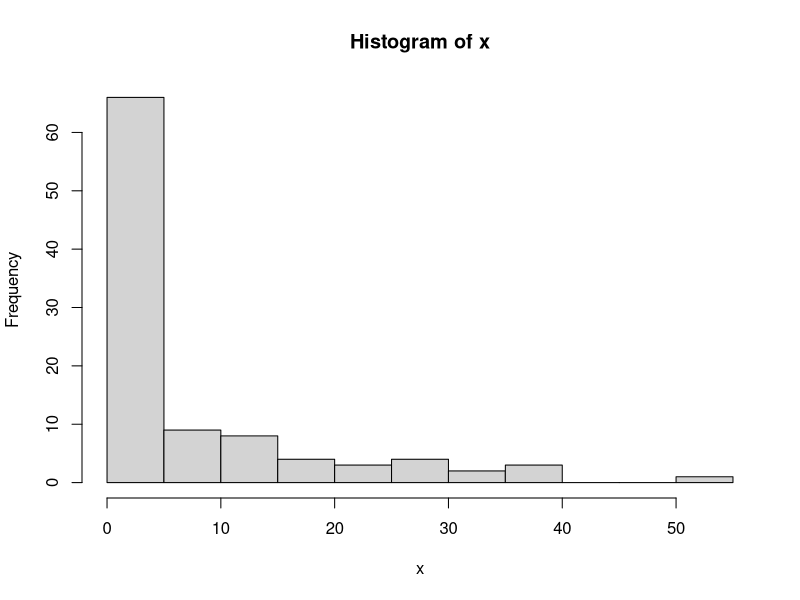
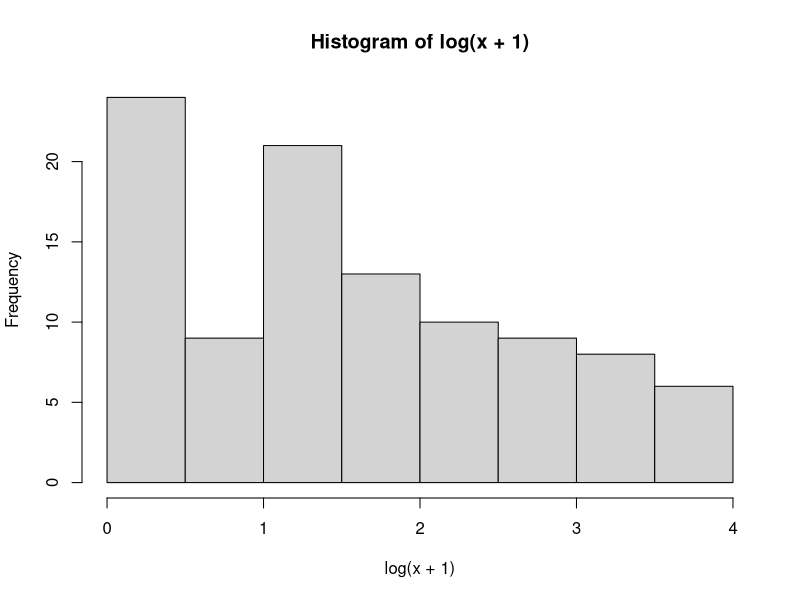

Write R code to recreate these figures, in order.
## ---- chunk 1
mu = 10
dispersion = 2
size = 1/dispersion
## ---- chunk 2
x <- rnbinom(100, size, mu = mu)
## ---- chunk 3
hist(x)
## ---- chunk 4
hist(log(x+1))
